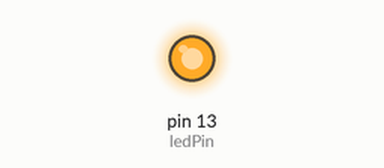
Bench run of a sketch on a simulated Arduino Uno, built with avr-gcc and run on an emulated ATmega328P. Shown: output pins drawn as LEDs (lit = HIGH).

Above: at 0.4 s.
At 7.32 s:
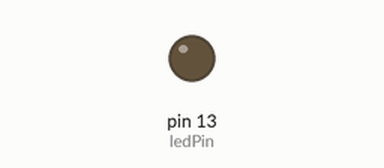
Timing chart, 0 to 8.0 s (numbered marks = the images above):
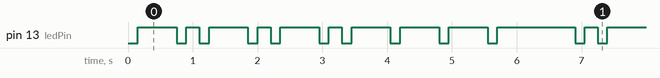

Measured:
- by itself, pin 13 (ledPin): repeats every 6.2 s: LOW 0.15 s, HIGH 0.20 s, LOW 0.15 s, HIGH 0.60 s, LOW 0.15 s, HIGH 0.20 s, LOW 0.15 s, HIGH 0.60 s, LOW 0.15 s, HIGH 0.20 s, 3 × (LOW 0.15 s, HIGH 0.60 s), LOW 0.15 s, HIGH 1.2 s
- by itself, everything shown: repeats every 6.2 s, in 20 steps

The sketch:

main.ino
```cpp
const int ledPin = 13;
unsigned long nowTime, lastTime;

// 时长定义：短亮200ms 长亮600ms 间隔150ms 一轮结束停顿1000ms
const unsigned shortOn = 200;
const unsigned longOn = 600;
const unsigned gap = 150;
const unsigned stopGap = 1000;

int state = 0;
bool ledStat = LOW;

void setup() {
  pinMode(ledPin, OUTPUT);
  digitalWrite(ledPin, LOW);
}

void loop() {
  nowTime = millis();
  if (nowTime - lastTime < (ledStat ? (state==1||state==3||state==5 ? shortOn : longOn) : gap)) return;

  lastTime = nowTime;
  ledStat = !ledStat;
  digitalWrite(ledPin, ledStat);

  if (!ledStat) {
    state++;
    // SOS: 3短(1,2,3) → 3长(4,5,6) → 3短(7,8,9)
    if (state > 9) {
      state = 0;
      lastTime += stopGap; // 整段结束长停顿
    }
  }
}
```
